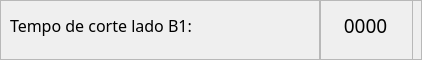
                         <widget class="QFrame" name="frame_63">
                          <property name="minimumSize">
                           <size>
                            <width>0</width>
                            <height>60</height>
                           </size>
                          </property>
                          <property name="maximumSize">
                           <size>
                            <width>16777215</width>
                            <height>60</height>
                           </size>
                          </property>
                          <property name="frameShape">
                           <enum>QFrame::StyledPanel</enum>
                          </property>
                          <property name="frameShadow">
                           <enum>QFrame::Raised</enum>
                          </property>
                          <widget class="QFrame" name="frame_105">
                           <property name="geometry">
                            <rect>
                             <x>320</x>
                             <y>0</y>
                             <width>93</width>
                             <height>85</height>
                            </rect>
                           </property>
                           <property name="minimumSize">
                            <size>
                             <width>80</width>
                             <height>0</height>
                            </size>
                           </property>
                           <property name="frameShape">
                            <enum>QFrame::StyledPanel</enum>
                           </property>
                           <property name="frameShadow">
                            <enum>QFrame::Raised</enum>
                           </property>
                           <widget class="QLabel" name="lbl_tempo_corte_b1">
                            <property name="geometry">
                             <rect>
                              <x>0</x>
                              <y>0</y>
                              <width>91</width>
                              <height>51</height>
                             </rect>
                            </property>
                            <property name="font">
                             <font>
                              <family>Equinox Bold</family>
                              <pointsize>14</pointsize>
                             </font>
                            </property>
                            <property name="text">
                             <string>0000</string>
                            </property>
                            <property name="alignment">
                             <set>Qt::AlignCenter</set>
                            </property>
                           </widget>
                          </widget>
                          <widget class="QFrame" name="frame_106">
                           <property name="geometry">
                            <rect>
                             <x>0</x>
                             <y>0</y>
                             <width>320</width>
                             <height>85</height>
                            </rect>
                           </property>
                           <property name="sizePolicy">
                            <sizepolicy hsizetype="Preferred" vsizetype="Preferred">
                             <horstretch>0</horstretch>
                             <verstretch>0</verstretch>
                            </sizepolicy>
                           </property>
                           <property name="minimumSize">
                            <size>
                             <width>320</width>
                             <height>0</height>
                            </size>
                           </property>
                           <property name="frameShape">
                            <enum>QFrame::StyledPanel</enum>
                           </property>
                           <property name="frameShadow">
                            <enum>QFrame::Raised</enum>
                           </property>
                           <widget class="QLabel" name="label_40">
                            <property name="geometry">
                             <rect>
                              <x>10</x>
                              <y>0</y>
                              <width>311</width>
                              <height>51</height>
                             </rect>
                            </property>
                            <property name="sizePolicy">
                             <sizepolicy hsizetype="Preferred" vsizetype="Preferred">
                              <horstretch>0</horstretch>
                              <verstretch>0</verstretch>
                             </sizepolicy>
                            </property>
                            <property name="font">
                             <font>
                              <family>Equinox Bold</family>
                              <pointsize>12</pointsize>
                             </font>
                            </property>
                            <property name="text">
                             <string>Tempo de corte lado B1:</string>
                            </property>
                           </widget>
                          </widget>
                         </widget>
